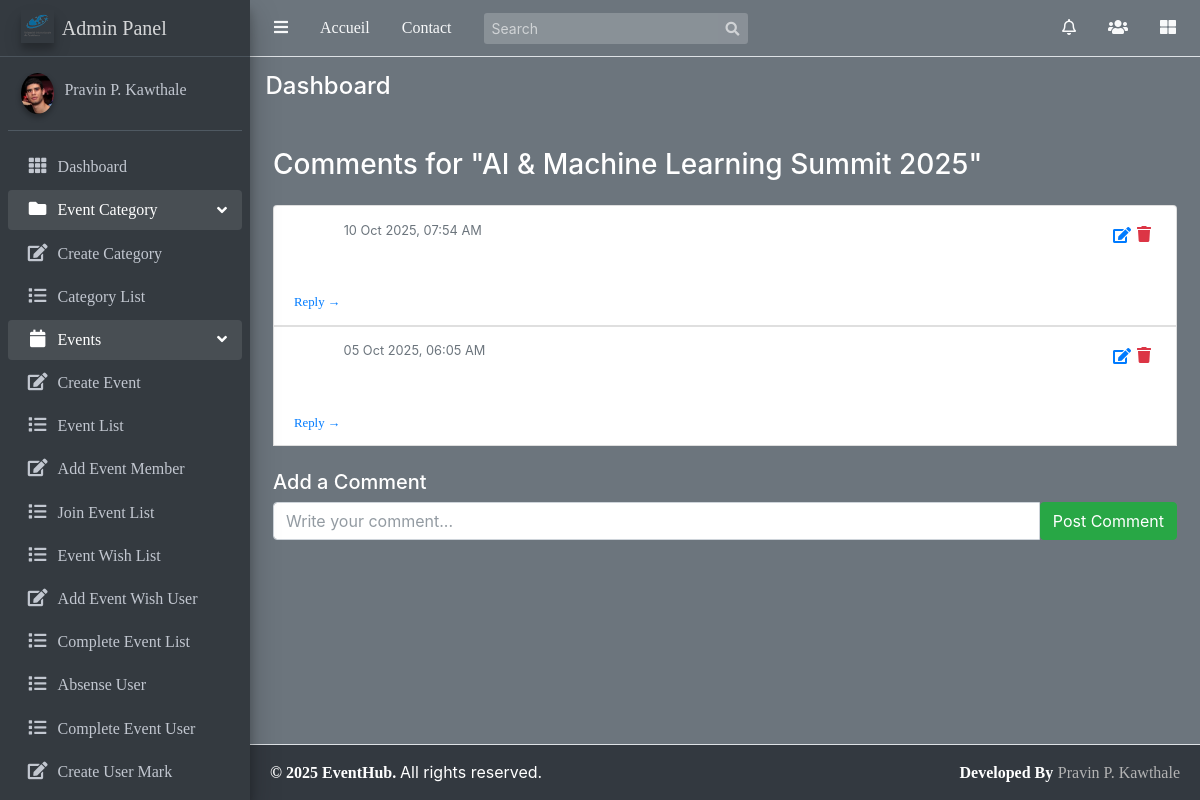
The app's page /Events/comment/20/ (signed in) with its own data.
### Event/models.py (models this page shows, shortened)
class Event(models.Model):
    title = models.CharField(max_length=100)
    description = models.TextField()
    category = models.ForeignKey(Category, on_delete=models.SET_NULL, null=True, related_name="events")
    date = models.DateTimeField()
    location = models.CharField(max_length=300)
    start_time = models.TimeField()
    end_time = models.TimeField()
    created_at = models.DateTimeField(auto_now_add=True)
    updated_at = models.DateTimeField(auto_now=True)
    organizer = models.ForeignKey(User, on_delete=models.CASCADE, related_name='events_created')
    participants = models.ManyToManyField(User, related_name='events_participated', blank=True)
    image = models.ImageField(upload_to="event_images/", default="event_images/default.png")
    comments_enabled=models.BooleanField(default=True)
    likes=models.ManyToManyField(User,related_name='liked_events',blank=True)
    class Meta:
        ordering = ['-start_time']

class Comment(models.Model):
    user=models.ForeignKey(User,on_delete=models.CASCADE)
    event=models.ForeignKey("Event",on_delete=models.CASCADE,related_name="comments")
    parent=models.ForeignKey("self",null=True,blank=True,on_delete=models.CASCADE,related_name="replies")
    content=models.TextField()
    created_at = models.DateTimeField(auto_now_add=True)
    updated_at=models.DateTimeField(auto_now=True)
    class Meta:
        ordering=["-created_at"]

### Event/views.py (the view, shortened to what this page needs)
# urls.py: path('comment/<int:pk>/',views.CommentView.as_view(),name='comment_event'),
class CommentView(LoginRequiredMixin, View):
    template_name = 'Event/event_comments.html'
    def get(self, request, pk):
        event = get_object_or_404(Event, pk=pk)
        comments = event.comments.filter(parent__isnull=True).order_by('-created_at')
        return render(request, self.template_name, {'event': event, 'comments': comments})

### user/context_processors.py (called while the page is built)
def notifications(request):
    if request.user.is_authenticated:
        navbar_notifications = Notification.objects.filter(
            receiver=request.user
        ).order_by('-timestamp')[:5]  # latest 5 notifications
        navbar_unread_count = Notification.objects.filter(
            receiver=request.user,
            is_read=False
        ).count()
    else:
        navbar_notifications = []
        navbar_unread_count = 0
    return {
        'navbar_notifications': navbar_notifications,
        'navbar_unread_count': navbar_unread_count
    }

### templates/Event/event_comments.html (shortened to what this page needs)
{% extends 'base/base.html' %}
{% block content %}
<div class="container mt-4">
    <h3 class="mb-4">Comments for "{{ event.title }}"</h3>
    {% if comments %}
        <ul class="list-group">
            {% for comment in comments %}
                {% include 'Event/comment_item.html' with comment=comment %}
            {% endfor %}
        </ul>
    {% else %}
        <div class="alert alert-info">No comments yet. Be the first to comment!</div>
    {% endif %}
    {% if event.comments_enabled %}
    <div class="mt-4">
        <h5>Add a Comment</h5>
        <form method="post" action="{% url 'comment_event' event.id %}">
            <div class="input-group">
                <input type="text" name="content" class="form-control" placeholder="Write your comment..." required>
                <button class="btn btn-success" type="submit">Post Comment</button>
            </div>
        </form>
    </div>
    {% else %}
    <div class="alert alert-warning mt-4">Comments are disabled for this event.</div>
    {% endif %}
</div>
{% endblock content %}

### templates/Event/comment_item.html (shortened to what this page needs)
<li class="list-group-item" id="comment-{{ comment.id }}">
    <div class="d-flex justify-content-between align-items-start">
        <div class="d-flex align-items-center">
            <strong>{{ comment.user.username }}</strong>
            <small class="text-muted ms-2">{{ comment.created_at|date:"d M Y, h:i A" }}</small>
        </div>
        {% if request.user == comment.user or request.user.is_staff %}
        <div class="d-flex align-items-center">
            <button class="btn btn-link text-primary p-0 ms-2" title="Edit"
                    onclick="editComment({{ comment.id }})">
                <i class="fas fa-edit"></i>
            </button>
            <a href="{% url 'comment_delete' comment.pk %}"
               class="btn btn-link text-danger p-1 ms-2"
               title="Delete">
                <i class="fas fa-trash"></i>
            </a>
        </div>
        {% endif %}
    </div>
    <p class="mt-2 mb-1 comment-text" id="comment-text-{{ comment.id }}">{{ comment.content }}</p>
    <a href="#replies{{ comment.id }}" class="text-primary text-decoration-none small" data-bs-toggle="collapse">
        Reply →
    </a>
</li>

### records on screen
Event: title "AI & Machine Learning Summit 2025"
Comment: created_at "10 Oct 2025, 07:54 AM"
Comment: created_at "05 Oct 2025, 06:05 AM"
